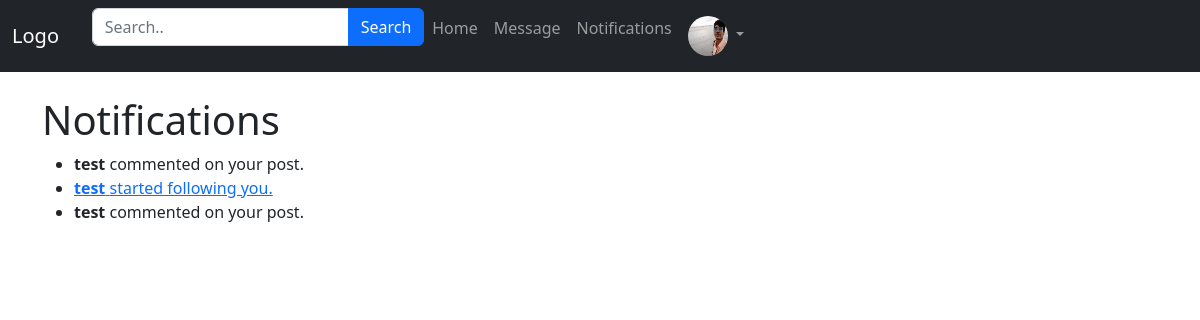
The page /post/notifications/ (signed in) on the database its author committed.
### App_Login/models.py (models this page shows)
class UserProfile(models.Model):
    user = models.OneToOneField( User, related_name='user_profile', on_delete=models.CASCADE)
    profile_pic = models.ImageField(upload_to='profile_pics',blank=True)
    description = models.TextField(blank=True)
    full_name = models.CharField(max_length=264,blank=True)
    dob = models.DateField(blank=True,null=True)
    website=models.URLField(blank=True)
    facebook = models.URLField(blank=True)

### App_Post/models.py (models this page shows, shortened)
class Notification(models.Model):
    user = models.ForeignKey(User, on_delete=models.CASCADE, related_name='notifications')
    notification_type = models.CharField(max_length=20)
    target = models.ForeignKey(User, on_delete=models.CASCADE, related_name='target_user')
    post = models.ForeignKey(Posts, on_delete=models.CASCADE, null=True, blank=True)
    comment = models.ForeignKey(Comment, on_delete=models.CASCADE, null=True, blank=True)
    date_created = models.DateTimeField(auto_now_add=True)

### App_Post/views.py (the view)
# urls.py: path('notifications/', views.notifications, name='notifications'),
@login_required
def notifications(request):
    notifications = Notification.objects.filter(user=request.user)
    return render(request, 'App_Post/notifications.html', {'notifications': notifications})

### templates/App_Post/notifications.html (shortened to what this page needs)
{% extends 'navbar.html' %}
{% load crispy_forms_tags %}
{% block body_block %}
  <h1>Notifications</h1>
    {% if notifications %}
      <ul>
        {% for notification in notifications %}
          <li>
            {% if notification.notification_type == 'Like' %}
                <strong>{{ notification.target.username }}</strong> liked your post.
            {% elif notification.notification_type == 'Comment' %}
                <strong>{{ notification.target.username }}</strong> commented on your post.
            {% elif notification.notification_type == 'Follow' %}
              <a href="{% url 'App_Login:user' username=notification.target.username %}">
                <strong>{{ notification.target.username }}</strong> started following you.
              </a>
            {% endif %}
          </li>
        {% endfor %}
      </ul>
    {% else %}
      <p>No notifications found.</p>
    {% endif %}
{% endblock %}

### templates/navbar.html (shortened to what this page needs)
<!DOCTYPE html>
<html lang="en">
<head>
  <link href="https://cdn.jsdelivr.net/npm/bootstrap@5.2.3/dist/css/bootstrap.min.css" rel="stylesheet">
</head>
<body>
<nav class="navbar navbar-expand-lg bg-dark navbar-dark">
  <div class="container-fluid">
    <a class="navbar-brand" href="#">Logo</a>
    <div class="collapse navbar-collapse" id="collapsibleNavbar">
      <ul class="navbar-nav ">
        <form class="form-inline" method="get" action="{% url 'App_Post:home' %}">
          <div class="input-group mb-3">
              <input type="text" class="form-control" placeholder="Search.." name="search">
              <button class="btn btn-primary" type="submit">Search</button>
          </div>
      </form>
        <li class="nav-item">
          <a class="nav-link" href="{% url 'App_Post:home' %}">Home</a>
        </li>
        <li class="nav-item">
          <a class="nav-link" href="{% url 'App_Message:inbox' %}">Message</a>
        </li>
        <li class="nav-item">
          <a class="nav-link" href="{% url 'App_Post:notifications' %}">Notifications</a>
        </li>
        <li class="nav-item dropdown">
          {% if user.user_profile.profile_pic %}
          <a class="nav-link dropdown-toggle" href="#" role="button" data-bs-toggle="dropdown">
            <img src="/media/{{user.user_profile.profile_pic}}" width= '40px' height="40px" class="rounded-circle">
          </a>
          {% else %}
          <a class="nav-link dropdown-toggle" href="#" role="button" data-bs-toggle="dropdown">
            <img src="/media/default.png" width= '40px' height="40px" class="rounded-circle">
          </a>
          {% endif %}
        </li>
      </ul>
    </div>
  </div>
</nav>
<br>
<div class="container">
{% block body_block %}
{% endblock %}
</div>
</body>
</html>

### rows shown on the page
Notification: target.username "test"
Notification: target.username "test"
Notification: target.username "test"
